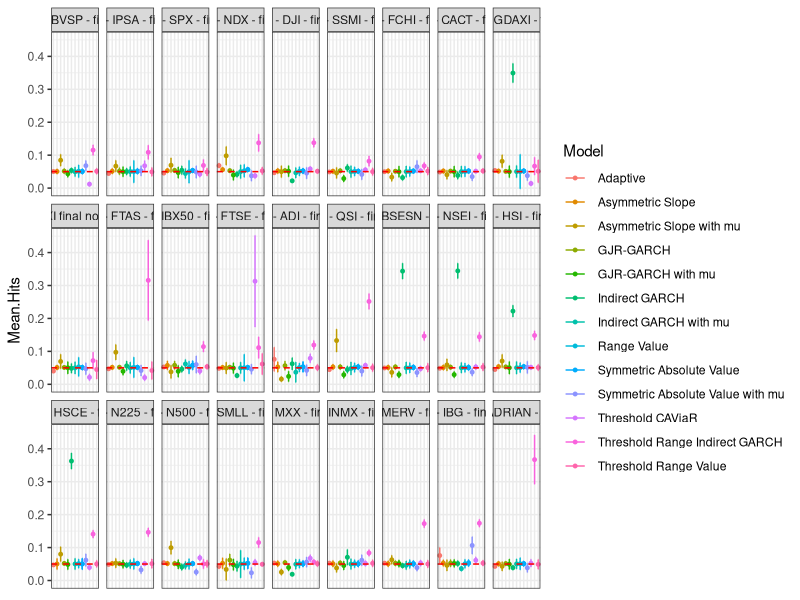
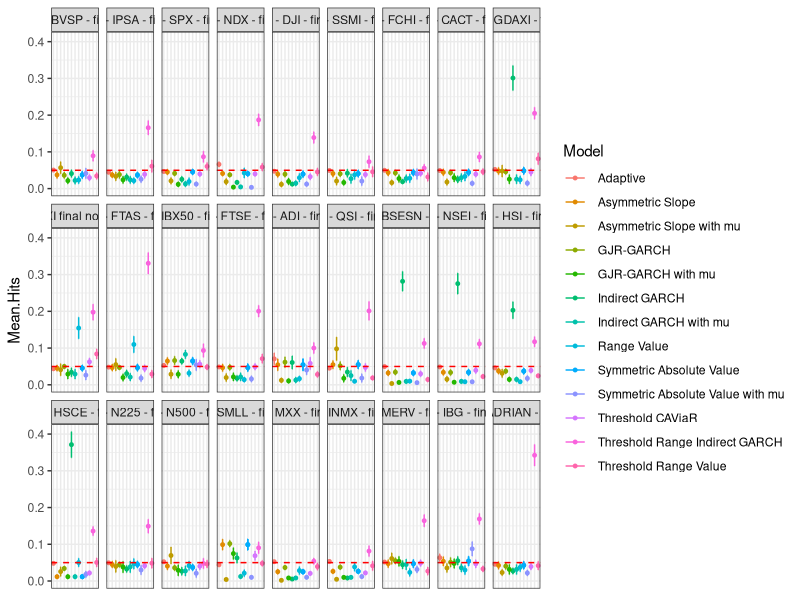
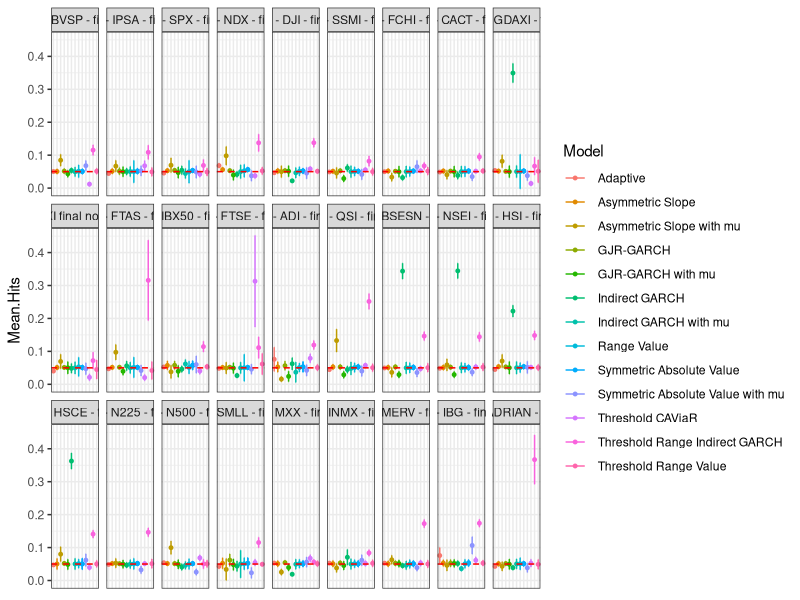
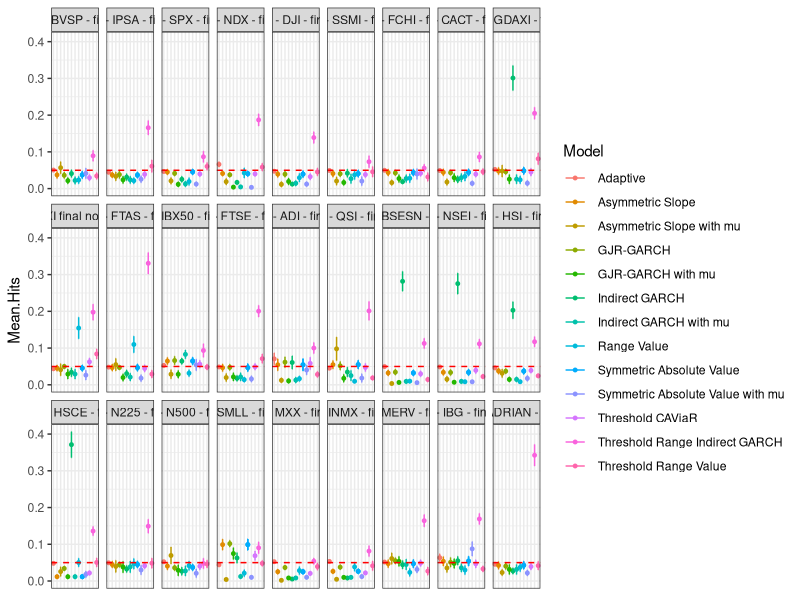

R code for these plots, in order:
setwd("C:\\Users\\Pedro Albuquerque\\Desktop\\R")
dados<-read.csv("hits_consolidado.csv")
dados<-dados[,-1]
dados$Model<-as.character(dados$Model)

dados$Model[dados$Model=='Adaptive']<-' Adaptive'
dados$Model[dados$Model=='symmetricAbs']<-' Symmetric Absolute Value'
dados$Model[dados$Model=='linearGARCH']<-' Symmetric Absolute Value'
dados$Model[dados$Model=='linearGARCHmu']<-' Symmetric Absolute Value with mu'
dados$Model[dados$Model=='linearTGARCH']<-' Asymmetric Slope'
dados$Model[dados$Model=='linearTGARCHmu']<-' Asymmetric Slope with mu'
dados$Model[dados$Model=='IndirectGARCH']<-' Indirect GARCH'
dados$Model[dados$Model=='standardGARCHmu']<-' Indirect GARCH with mu'
dados$Model[dados$Model=='GJRGARCH']<-' GJR-GARCH '
dados$Model[dados$Model=='GJRGARCHmu']<-' GJR-GARCH with mu'
dados$Model[dados$Model=='TCAV']<-' Threshold CAViaR'
dados$Model[dados$Model=='rangeValue']<-' Range Value '
dados$Model[dados$Model=='trigGARCH']<-' Threshold Range Indirect GARCH'
dados$Model[dados$Model=='trvGARCH']<-' Threshold Range Value'


train<-subset(dados,base=="train")
valid<-subset(dados,base=="valid")

train$lb<-train$Mean.Hits-2*sqrt(train$Var.Hits)
train$ub<-train$Mean.Hits+2*sqrt(train$Var.Hits)


valid$lb<-valid$Mean.Hits-2*sqrt(valid$Var.Hits)
valid$ub<-valid$Mean.Hits+2*sqrt(valid$Var.Hits)

library(ggplot2)

ggplot(data = train, aes(Model, Mean.Hits, color = Model)) +
  geom_point(size = 1, position=position_dodge(width=0.5)) +
  geom_errorbar(
    aes(ymin = lb, ymax = ub),
    width = 0.1,
    linetype = "solid",
    position=position_dodge(width=0.5)) +
  geom_hline(aes(yintercept = 0.05), linetype = "dashed", color="red") + 
  theme_bw()+facet_wrap(~ativo,nrow=3)+
  theme(axis.title.x=element_blank(),
        axis.text.x=element_blank(),
        axis.ticks.x=element_blank())
ggsave("train.pdf", height=20, width=29, units='cm')



ggplot(data = valid, aes(Model, Mean.Hits, color = Model)) +
  geom_point(size = 1, position=position_dodge(width=0.5)) +
  geom_errorbar(
    aes(ymin = lb, ymax = ub),
    width = 0.1,
    linetype = "solid",
    position=position_dodge(width=0.5)) +
  geom_hline(aes(yintercept = 0.05), linetype = "dashed", color="red") + 
  theme_bw()+facet_wrap(~ativo,nrow=3)+
  theme(axis.title.x=element_blank(),
        axis.text.x=element_blank(),
        axis.ticks.x=element_blank())
ggsave("valid.pdf", height=20, width=29, units='cm')

